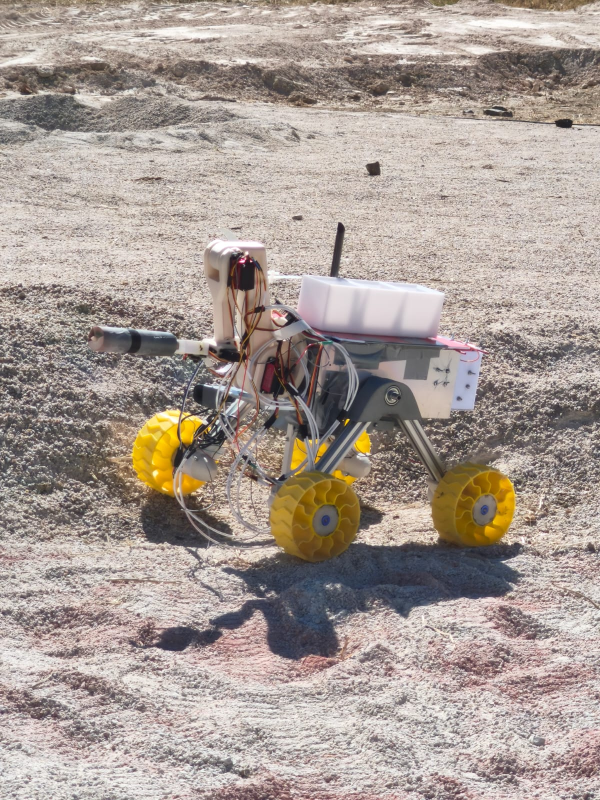
#> input picture kaynak/foto/summertech-gunduz-regolit.jpg, 1200 x 1600 px (shown at 1/2 size)
$ python og.py
#> lines starting #> are read from the running program, lines starting #| are printed output that depends on the picture
"""Paylaşım (Open Graph) görselleri: 1200×630, TR ve EN.

Bileşim: saha fotoğrafı (sağda, rover kadrajda) + soldan koyulaşan zemin + "TAYKUT" (Archivo geniş) +
iki satır slogan + MRC 2026 sonucu + beyaz plakada logo. Fontlar sitedeki alt kümelenmiş woff2
dosyalarından TTF'ye çevrilerek kullanılır (Pillow woff2 okuyamaz).

Kullanım: uv run --no-project --with pillow --with fonttools --with brotli python tools/media/og.py
Çıktı:    public/og-tr.jpg, public/og-en.jpg
"""

from io import BytesIO
from pathlib import Path

from fontTools.ttLib import TTFont
from PIL import Image, ImageDraw, ImageFont, ImageOps

ROOT = Path(__file__).resolve().parents[2]
FONTS = ROOT / "src" / "assets" / "fonts"
W, H = 1200, 630
BG = (7, 9, 12)
TEXT = (232, 236, 241)
TEXT2 = (163, 173, 186)
SIGNAL = (231, 173, 1)

COPY = {
    "tr": {"tagline": ["Ankara’da tasarlandı.", "Başka dünyalar için."], "result": "MRC 2026 · GENEL 4.",
           "kicker": "LİSE ROVER TAKIMI · ANKARA"},
    "en": {"tagline": ["Designed in Ankara.", "Built for other worlds."], "result": "MRC 2026 · 4TH OVERALL",
           "kicker": "HIGH SCHOOL ROVER TEAM · ANKARA"},
}


def font(name: str, size: int, wdth: float | None = None, wght: float | None = None) -> ImageFont.FreeTypeFont:
    """woff2 → TTF (bellekte); değişken eksenler varsa ayarla."""
    tt = TTFont(FONTS / name)
    tt.flavor = None
    buf = BytesIO()
    tt.save(buf)
    buf.seek(0)
    f = ImageFont.truetype(buf, size)
    axes = {}
    try:
        names = [a["name"].decode() if isinstance(a["name"], bytes) else a["name"] for a in f.get_variation_axes()]
        for a, n in zip(f.get_variation_axes(), names):
            tag = n.lower()
            if "width" in tag and wdth is not None:
                axes[n] = wdth
            elif "weight" in tag and wght is not None:
                axes[n] = wght
            else:
                axes[n] = a.get("default", a["minimum"])
        if axes:
            f.set_variation_by_axes([axes[n] for n in names])
    except OSError:
        pass  # değişken olmayan font
    return f


def merged_font(base: str, size: int, **kw):
    """Türkçe harfler latin-ext dosyasında: metni harf harf uygun dosyayla çizmek için iki font döner."""
    return font(f"{base}-latin.woff2", size, **kw), font(f"{base}-latin-ext.woff2", size, **kw)


EXT_CHARS = set("ĞğİŞş")


def draw_text(draw: ImageDraw.ImageDraw, xy, text: str, fonts, fill, tracking: float = 0):
    x, y = xy
    latin, ext = fonts
    for ch in text:
        f = ext if ch in EXT_CHARS else latin
        draw.text((x, y), ch, font=f, fill=fill)
        x += f.getlength(ch) + tracking
    return x


def build(lang: str) -> Image.Image:
#> called with lang = 'tr'
    c = COPY[lang]
    img = Image.new("RGB", (W, H), BG)
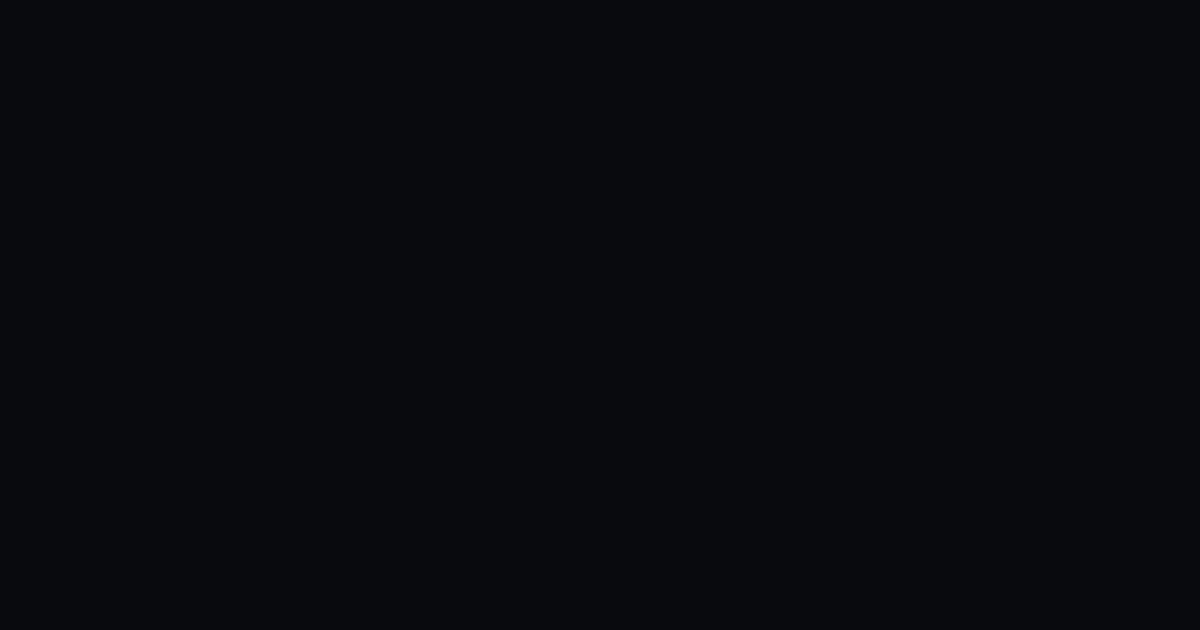
#> img: PIL image 1200x630 RGB; mean R, G, B 7, 9, 12
    photo = ImageOps.exif_transpose(Image.open(ROOT / "kaynak" / "foto" / "summertech-gunduz-regolit.jpg")).convert("RGB")
#> photo is the input picture: PIL image 1200x1600 RGB; mean R, G, B 167.9, 156, 149
    # Rover fotoğrafın orta-alt kısmında: sağ 62%'lik alana kırp
    pw = int(W * 0.62)
    scale = pw / photo.width
#> scale = 0.62
    ph = int(photo.height * scale)
#> ph = 992
    photo = photo.resize((pw, ph), Image.Resampling.LANCZOS)
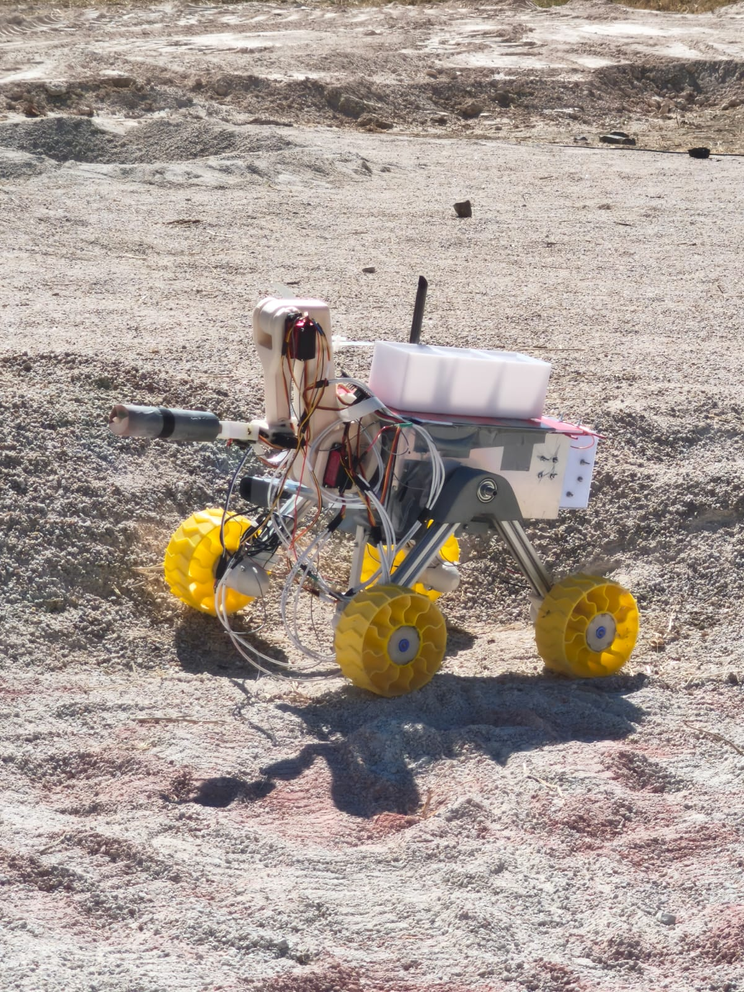
#> photo: PIL image 744x992 RGB; mean R, G, B 167.9, 156, 149
    top = int(ph * 0.42) - H // 2
#> top = 101
    photo = photo.crop((0, max(0, top), pw, max(0, top) + H))
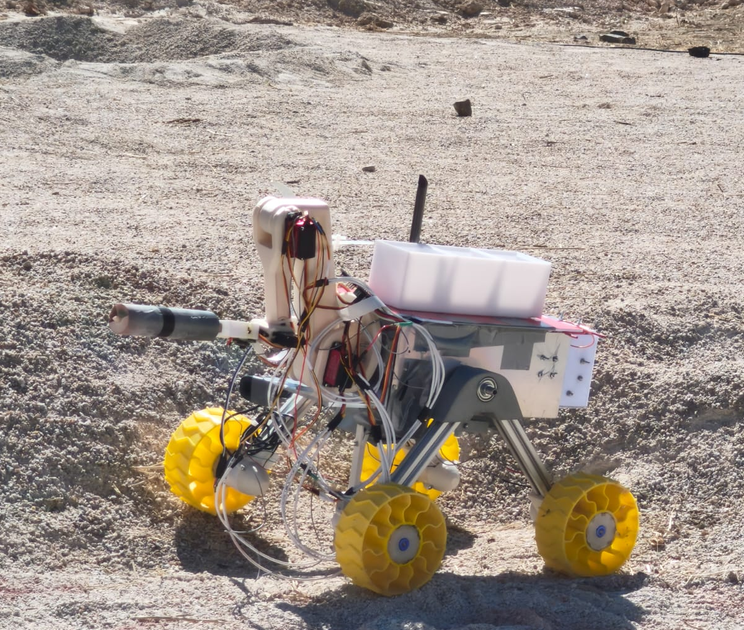
#> photo: PIL image 744x630 RGB; mean R, G, B 161.5, 149.8, 140.6
    img.paste(photo, (W - pw, 0))
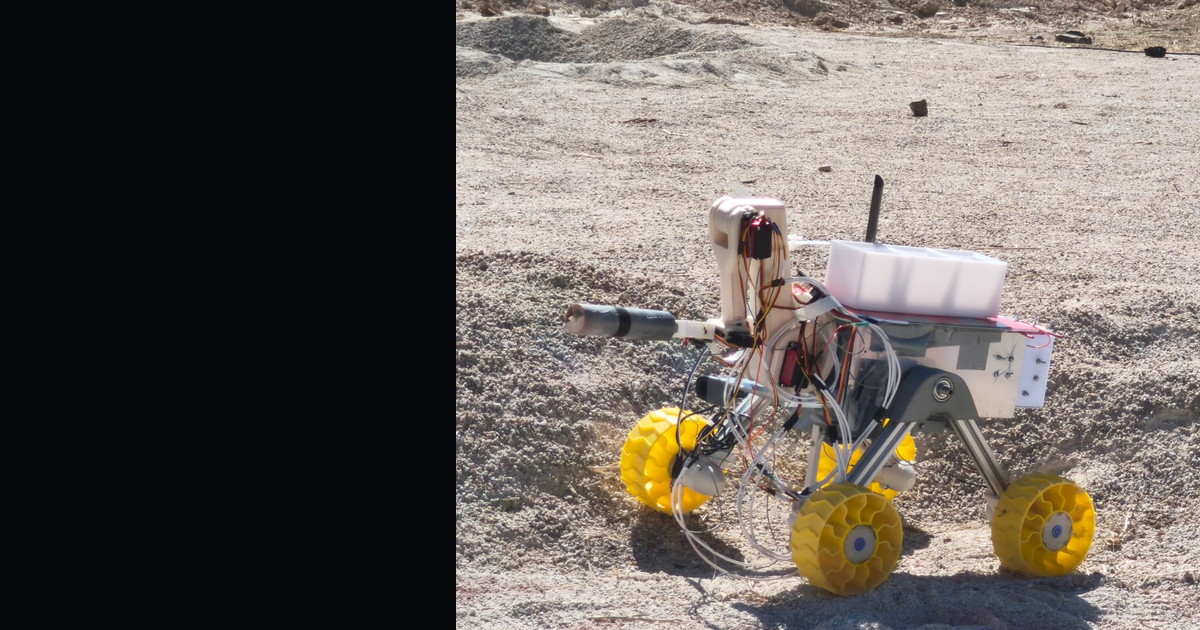
#> img: PIL image 1200x630 RGB; mean R, G, B 102.8, 96.3, 91.7
    # Soldan karartma
    grad = Image.new("L", (W, 1))
    for x in range(W):
        t = (x - (W - pw)) / (pw * 0.55)
        grad.putpixel((x, 0), int(255 * max(0.0, min(1.0, 1 - t))))
    mask = grad.resize((W, H))
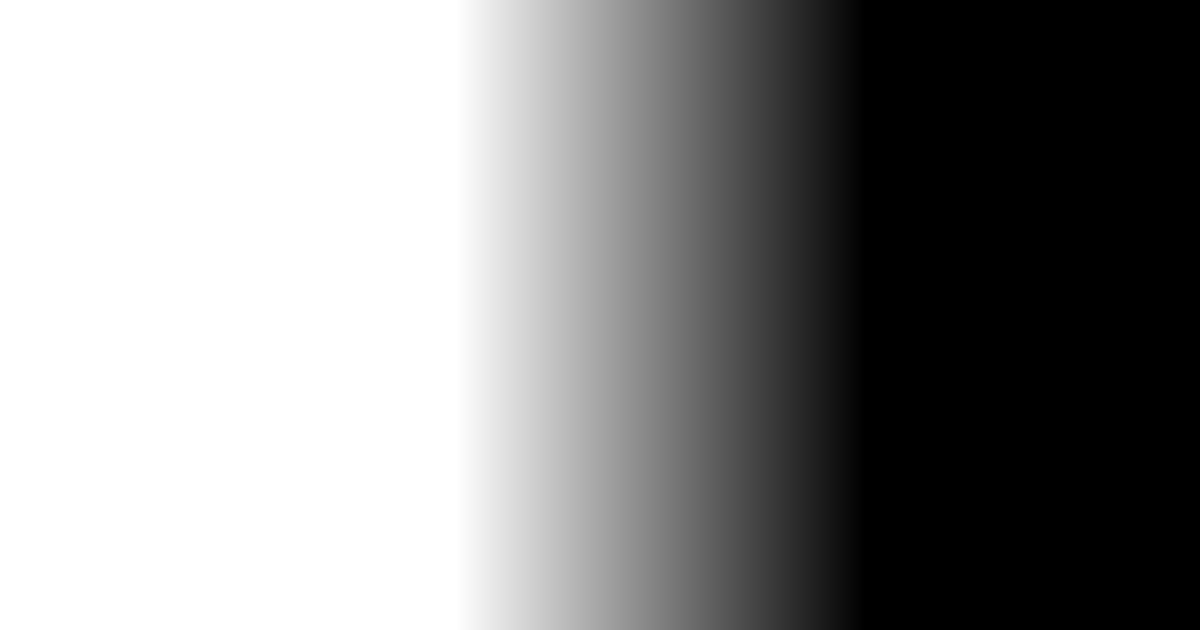
#> mask: PIL image 1200x630 L; min 0, max 255, mean 140.3
    img = Image.composite(Image.new("RGB", (W, H), BG), img, mask)
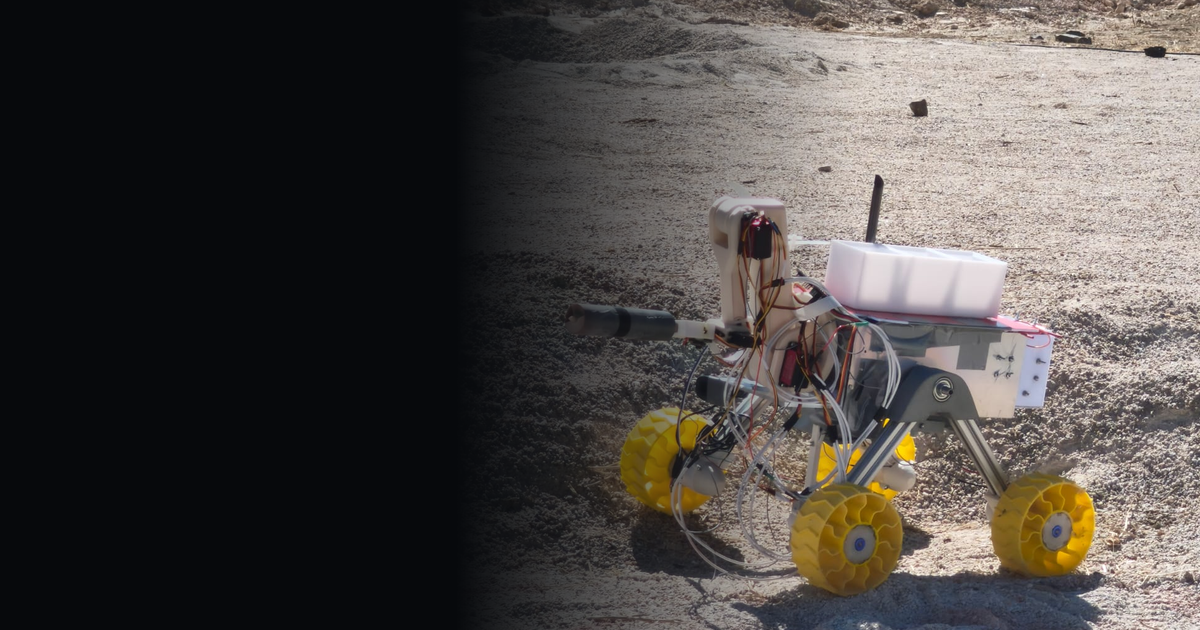
#> img: PIL image 1200x630 RGB; mean R, G, B 76.5, 72.2, 69.6
    d = ImageDraw.Draw(img)

    x0 = 64
    mono = merged_font("jetbrains-mono", 20, wght=500)
    d.rectangle((x0, 92, x0 + 10, 102), fill=SIGNAL)
    draw_text(d, (x0 + 22, 86), c["kicker"], mono, TEXT2, tracking=2.5)
    title = merged_font("archivo-wdth", 150, wdth=118, wght=800)
    draw_text(d, (x0 - 6, 140), "TAYKUT", title, TEXT, tracking=-4)
    tag = merged_font("archivo-wdth", 40, wdth=112, wght=650)
    draw_text(d, (x0, 330), c["tagline"][0], tag, TEXT)
    draw_text(d, (x0, 380), c["tagline"][1], tag, TEXT2)
    draw_text(d, (x0, 470), c["result"], merged_font("jetbrains-mono", 24, wght=600), SIGNAL, tracking=2)
    # Logo plakası
    logo = Image.open(ROOT / "src" / "assets" / "brand" / "summertech-logo.png").convert("RGBA")
    lh = 30
    logo = logo.resize((int(logo.width * lh / logo.height), lh), Image.Resampling.LANCZOS)
    plate = Image.new("RGBA", (logo.width + 28, lh + 16), (255, 255, 255, 255))
    plate.alpha_composite(logo, (14, 8))
    img.paste(plate.convert("RGB"), (x0, H - 64 - plate.height))
    return img


def main():
    for lang in COPY:
        out = ROOT / "public" / f"og-{lang}.jpg"
        build(lang).save(out, quality=86, optimize=True, progressive=True)
        print(f"OK {out.relative_to(ROOT)} ({out.stat().st_size / 1024:.0f} KB)")


if __name__ == "__main__":
#> (the run stopped early here; a loop or call above may not have finished)
